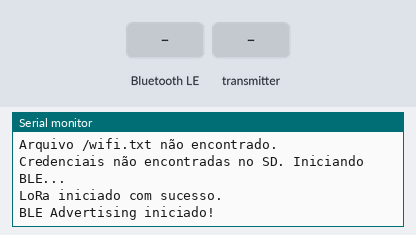
The sketch below on a simulated ESP32. Shown: the last lines printed to the serial monitor. The test bench sets the inputs (shaded band). WiFi joins after 1.5 s; servers stay silent unless stated; uploads are accepted with an empty reply; storage starts empty; no radio packets arrive unless stated; nothing arrives over Bluetooth unless stated; a phone connects over Bluetooth LE 3 s after start.

Above: at 3.2 s.
3.3 s: Bluetooth LE write "AABBCC112233" received
At 3.8 s:
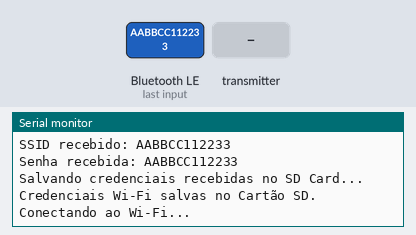
4.8 s: the transmitter starts sending latitude = 0
At 5.56 s:
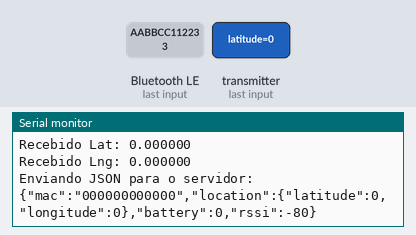
6.3 s: the transmitter starts sending mac.0 = 255
At 6.48 s:
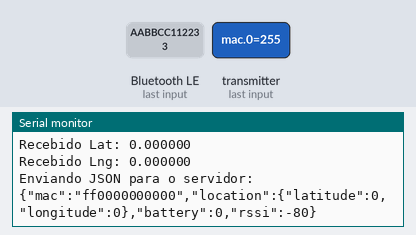
7.8 s: the transmitter starts sending mac.1 = 255
At 7.98 s:
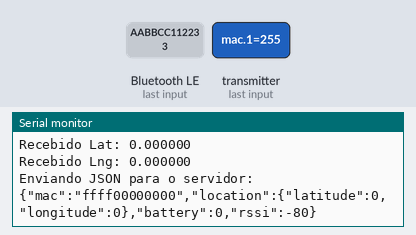
9.3 s: the transmitter starts sending mac.2 = 255
At 9.48 s:
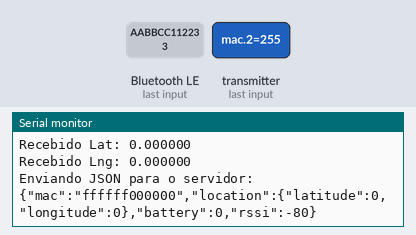
10.8 s: the transmitter starts sending mac.3 = 255
At 10.98 s:
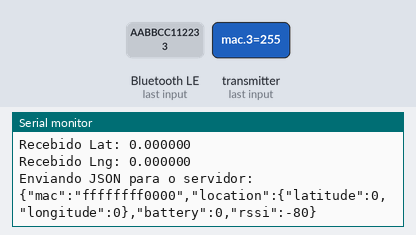

Measured:
- after the input at 3.3 s, the serial monitor: prints a new line after 0.05 s (image 1)
- after the input at 4.8 s, the serial monitor: prints a new line after 0.58 s (image 2)
- after the input at 6.3 s, the serial monitor: prints a new line at once (image 3)
- after the input at 7.8 s, the serial monitor: prints a new line at once (image 4)
- after the input at 9.3 s, the serial monitor: prints a new line at once (image 5)
- after the input at 10.8 s, the serial monitor: prints a new line at once (image 6)

The sketch:

Central.ino
```cpp
// Central Receptora

#include <SPI.h>
#include <LoRa.h>
#include <WiFi.h>
#include <BLEDevice.h>
#include <BLEServer.h>
#include <HTTPClient.h>
#include <BLE2902.h>
#include <ArduinoJson.h>
#include "FS.h"
#include "SD.h"

SPIClass hspi(HSPI);

BLECharacteristic *wifiChar;
BLECharacteristic *statusChar;

String newSSID, newPassword;
String property_id;

const char* SERVICE_UUID = "12345678-1234-5678-1234-56789abcdef0";
const char* WIFI_CHAR_UUID = "abcd1234-5678-1234-5678-abcdef123456";
const char* STATUS_CHAR_UUID = "abcd5678-5678-1234-5678-abcdef654321";

#define LORA_CS_PIN   26
#define LORA_RST_PIN  27
#define LORA_IRQ_PIN  33

#define SD_CS_PIN   15

float lat;
float lon;
int rssi = 0;
String espMacAddress;
String propertyId;

enum PacketType : uint8_t {
  UPDATE_LOCATION = 0,
  ACTIVATE_COLLAR = 1
};

#pragma pack(push, 1)
struct DataPackage {
  float latitude;
  float longitude;
  uint8_t battery;
  uint8_t mac[6];
  uint8_t type;
};
#pragma pack(pop)

DataPackage packageReceived;

bool wifiDadosRecebidos = false;
bool blePermanentlyDisabled = false;

String macBytesToString(uint8_t* mac) {
  String result = "";
  for (int i = 0; i < 6; i++) {
    // Adiciona um '0' à esquerda se o byte for menor que 16
    // (ex: 0F em vez de F)
    if (mac[i] < 0x10) {
      result += "0";
    }
    // Converte o byte para HEX e o adiciona à String
    result += String(mac[i], HEX);
  }
  return result; // Retorna a String (ex: "AABBCC112233")
}

// ========================================
// Função que envia dados para o servidor
// ========================================
void saveLocation() {
  String json = "{\"latitude\":" + String(lat, 6) +
                ",\"longitude\":" + String(lon, 6) +
                ",\"rssi\":" + String(rssi) + "}";

  httpPOST("https://tfence.tcorporation.com.br/collar/register", json);
}

void updateLocation() {

  StaticJsonDocument<256> doc;
  String macString = macBytesToString(packageReceived.mac);

  doc["mac"] = macString;
  doc["location"]["latitude"] = packageReceived.latitude;
  doc["location"]["longitude"] = packageReceived.longitude;
  doc["battery"] = packageReceived.battery;
  doc["rssi"] = rssi;

  String jsonOutput;
  serializeJson(doc, jsonOutput);

  Serial.println("Enviando JSON para o servidor:");
  Serial.println(jsonOutput);

  httpPOST("https://tfence.tcorporation.com.br/collar/updateLocation", jsonOutput);
}

void activeCollar() {
  StaticJsonDocument<256> doc;
  String macString = macBytesToString(packageReceived.mac);

  doc["mac"] = macString;

  String jsonOutput;
  serializeJson(doc, jsonOutput);

  Serial.println("Enviando JSON para o servidor:");
  Serial.println(jsonOutput);

  httpPOST("https://tfence.tcorporation.com.br/collar/activeCollar", jsonOutput);
}

void registerCentral() {
  String json = "{\"mac_id\":\"" + espMacAddress + "\"" +
                ",\"property_id\":\"" + propertyId + "\"" +
                ",\"status\":\"active\"}";

  Serial.println("Enviando JSON: " + json); // Bom para debug
  httpPOST("https://tfence.tcorporation.com.br/central/register", json);
}

// =======================
// Função de Conexào e desconexão
// =======================
class MyServerCallbacks : public BLEServerCallbacks {
    void onDisconnect(BLEServer* pServer) {
      Serial.println("Cliente desconectado.");

      if (!blePermanentlyDisabled) {
        Serial.println("Reiniciando advertising...");
        BLEDevice::startAdvertising();
      }
    }
};

// =======================
// Função de conexão Wi-Fi
// =======================
void connectToWiFi() {
  Serial.println("Conectando ao Wi-Fi...");
  WiFi.disconnect(true);
  WiFi.begin(newSSID.c_str(), newPassword.c_str());

  int tentativas = 0;
  while (WiFi.status() != WL_CONNECTED && tentativas < 10) {
    delay(500);
    Serial.print(".");
    tentativas++;
  }

  if (WiFi.status() == WL_CONNECTED) {
    Serial.println("\nWi-Fi conectado!");
    Serial.print("IP: "); Serial.println(WiFi.localIP());
    if (statusChar){
      statusChar->setValue("OK: Wi-Fi conectado!");
      statusChar->notify();
      //Endereço MAC
      espMacAddress = WiFi.macAddress();
      Serial.print("Endereço MAC do ESP32: ");
      Serial.println(espMacAddress);
      registerCentral();
      delay(300);
    }
    // Desliga o BLE para economizar energia
    Serial.println("Desativando BLE...");
    BLEDevice::stopAdvertising();// Para de anunciar
    BLEDevice::deinit(); // Desativa o BLE completamente

    wifiChar = nullptr;
    statusChar = nullptr;

    blePermanentlyDisabled = true;
  } else {
    Serial.println("\nFalha ao conectar ao Wi-Fi!");
    if (statusChar){
      statusChar->setValue("ERRO: Falha no Wi-Fi!");
      statusChar->notify();
    }
  }
}

// ========================================
// Callback BLE para receber SSID e senha
// ========================================
class WiFiCallback : public BLECharacteristicCallbacks {
  void onWrite(BLECharacteristic *pChar) {
    String value = pChar->getValue();
    if (value.length() > 0) {
      int sep1 = value.indexOf(';');
      int sep2 = value.indexOf(';', sep1 + 1);

      newSSID = value.substring(0, sep1);
      newPassword = value.substring(sep1 + 1, sep2);
      property_id = value.substring(sep2 + 1);
      propertyId = value.substring(sep2 + 1);

      Serial.println("Property_id recebido: " + property_id);
      Serial.println("SSID recebido: " + newSSID);
      Serial.println("Senha recebida: " + newPassword);

      wifiDadosRecebidos = true;
    }
  }
};

// ========================================
// Função HTTP POST
// ========================================
String httpPOST(String url, String json) {
  HTTPClient http;
  http.begin(url);
  http.addHeader("Content-Type", "application/json");

  int httpCode = http.POST(json);
  String payload = "";

  if (httpCode > 0) {
    payload = http.getString();
    Serial.println("Resposta: " + payload);

    if (statusChar)
      statusChar->setValue("OK: Dados enviados!");
  } else {
    Serial.println("Erro na requisição: " + String(httpCode));

    if (statusChar)
      statusChar->setValue("ERRO: HTTP " + String(httpCode));
  }
  http.end();
  return payload;
}

// Salva as credenciais recebidas no SD card
void saveWiFiToSD(String ssid, String pass, String propId) {
  // Apaga o arquivo antigo, se existir, para garantir que só temos 1 credencial
  if (SD.exists("/wifi.txt")) {
    SD.remove("/wifi.txt");
  }

  File file = SD.open("/wifi.txt", FILE_WRITE);
  if (!file) {
    Serial.println("Erro ao abrir /wifi.txt para escrita!");
    return;
  }

  // Salva no formato "ssid;password;property_id"
  file.print(ssid + ";" + pass + ";" + propId);
  file.close();
  Serial.println("Credenciais Wi-Fi salvas no Cartão SD.");
}

bool loadWiFiFromSD() {
  File file = SD.open("/wifi.txt", FILE_READ);
  if (!file) {
    Serial.println("Arquivo /wifi.txt não encontrado.");
    return false;
  }

  if (file.available()) {
    String line = file.readStringUntil('\n'); // Lê a linha inteira
    line.trim(); // Remove espaços em branco ou quebras de linha
    file.close();

    // Extrai os dados do arquivo
    int sep1 = line.indexOf(';');
    int sep2 = line.indexOf(';', sep1 + 1);

    if (sep1 > 0 && sep2 > sep1) {
      newSSID = line.substring(0, sep1);
      newPassword = line.substring(sep1 + 1, sep2);
      property_id = line.substring(sep2 + 1);
      propertyId = property_id; // Sincroniza as duas variáveis

      Serial.println("Credenciais Wi-Fi carregadas do SD Card.");
      return true;
    }
  }

  file.close();
  Serial.println("Arquivo /wifi.txt está vazio ou corrompido.");
  return false;
}

// ========================================
// SETUP
// ========================================
void setup() {
  Serial.begin(115200);
  delay(2000);
  Serial.println("Central Iniciada");

// --- CONFIGURAÇÃO PINO CS DO LORA (em VSPI) ---
  pinMode(LORA_CS_PIN, OUTPUT); // pino 26
  digitalWrite(LORA_CS_PIN, HIGH);

  // --- CONFIGURAÇÃO PINO CS DO SD (em HSPI) ---
  pinMode(SD_CS_PIN, OUTPUT); // pino 15
  digitalWrite(SD_CS_PIN, HIGH);


  // --- INICIALIZAÇÃO DO HSPI (Para o SD Card) ---
  Serial.println("Inicializando barramento HSPI...");
  // (SCK=14, MISO=12, MOSI=13, CS=15)
  hspi.begin(14, 32, 13, SD_CS_PIN);

  // Inicializa o SD Card no HSPI
  Serial.println("Inicializando Cartão SD no HSPI...");
  // Diz ao SD.h para usar o pino CS 15 NO barramento hspi
  if (!SD.begin(SD_CS_PIN, hspi)) {
    Serial.println("Falha ao inicializar o cartão SD! BLE será iniciado.");
  } else {
    Serial.println("Cartão SD inicializado com sucesso.");

    // Tenta carregar credenciais do SD
    if (loadWiFiFromSD()) {
      connectToWiFi();
    } else {
      Serial.println("Credenciais não encontradas no SD. Iniciando BLE...");
    }
  }
  // Desativa o SD Card
  digitalWrite(SD_CS_PIN, HIGH);


  // Inicialização do LoRa
  LoRa.setPins(LORA_CS_PIN, LORA_RST_PIN, LORA_IRQ_PIN);
  if (!LoRa.begin(433E6)) {
    Serial.println("Erro ao iniciar LoRa!");
    while (1);
  }
  Serial.println("LoRa iniciado com sucesso.");
  digitalWrite(LORA_CS_PIN, HIGH);

  // Inicialização do BLE
  if (!blePermanentlyDisabled) {
  BLEDevice::init("ESP32-Central");
  BLEServer *pServer = BLEDevice::createServer();

  pServer->setCallbacks(new MyServerCallbacks());

  BLEService *pService = pServer->createService(SERVICE_UUID);

  // Characteristic para receber SSID e senha
  wifiChar = pService->createCharacteristic(
    WIFI_CHAR_UUID,
    BLECharacteristic::PROPERTY_WRITE
  );
  wifiChar->setCallbacks(new WiFiCallback());

  // Characteristic para status (notificação)
  statusChar = pService->createCharacteristic(
    STATUS_CHAR_UUID,
    BLECharacteristic::PROPERTY_READ | BLECharacteristic::PROPERTY_NOTIFY
  );
  statusChar->addDescriptor(new BLE2902());

  pService->start();

  // Começa a anunciar
  BLEAdvertising *pAdvertising = BLEDevice::getAdvertising();
  pAdvertising->addServiceUUID(SERVICE_UUID);
  pAdvertising->setScanResponse(true);
  pAdvertising->setMinPreferred(0x06);
  pAdvertising->setMinPreferred(0x12);
  BLEDevice::startAdvertising();

  Serial.println("BLE Advertising iniciado!");
  }else{
    Serial.println("Conectado ao WiFi (via SD) no boot. BLE não será iniciado.");
  }
}

// ========================================
// LOOP
// ========================================
void loop() {
  if (wifiDadosRecebidos) {
    wifiDadosRecebidos = false;

    Serial.println("Salvando credenciais recebidas no SD Card...");
    saveWiFiToSD(newSSID, newPassword, propertyId);

    connectToWiFi();
  }

  // Recebe pacotes LoRa
  int packetSize = LoRa.parsePacket();
  if (packetSize) {
    if(packetSize == sizeof(packageReceived)){

      LoRa.readBytes((byte*)&packageReceived, packetSize);
      rssi = LoRa.packetRssi();
      String macString = macBytesToString(packageReceived.mac);

      // IMPRIMA o log completo
      Serial.println(); // Linha em branco para separar
      Serial.println("======= PACOTE LORA RECEBIDO =======");
      Serial.println("  MAC: " + macString);
      Serial.println("  Tipo: " + String(packageReceived.type));
      Serial.println("  Latitude: " + String(packageReceived.latitude, 6));
      Serial.println("  Longitude: " + String(packageReceived.longitude, 6));
      Serial.println("  Bateria: " + String(packageReceived.battery) + "%");
      Serial.println("  RSSI: " + String(rssi) + " dBm");
      Serial.println("====================================");

      if(packageReceived.type == PacketType::UPDATE_LOCATION){
        rssi = LoRa.packetRssi();
        Serial.print("Recebido Lat: ");
        Serial.println(packageReceived.latitude, 6);
        Serial.print("Recebido Lng: ");
        Serial.println(packageReceived.longitude, 6);
        updateLocation();
      }else{
        activeCollar();
      }

      }else{
        Serial.print("Erro: Pacote com tamanho incorreto! ");
        Serial.println(packetSize);
        while(LoRa.available()) {
        LoRa.read();
      }
    }
  }
}
```
